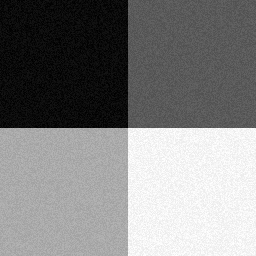
%> input picture FCMS1灰度图像/mmi3.png, 256 x 256 px
$ octave main_FCMS1.m   (GNU Octave 9; MATLAB toolbox functions it lacks are replaced by stand-ins)
%> lines starting %> are read from the running program, lines starting %| are printed output that depends on the picture; in (x1, y1, x2, y2) boxes, pixels count from 0 and x2, y2 are one past the last pixel; in counts of white or black regions, pixels touching at a corner belong together; the program's own positions count from 1
### FCMS1灰度图像/compute_mean_median.m
%计算二维直方图的子函数
function [I_mean,I_median]=compute_mean_median(I,r)
[m,n]=size(I);
I_median = medfilt2(I, [r,r]);
h = ones(r,r)/(r*r);
I_mean = filter2(h,I);
half_w=floor(r/2);
%扩展图像的边缘(按照镜子的方式)
extended_image1=[I(:,half_w:-1:1),I,I(:,end:-1:end-half_w-1)];   %扩展列
extended_image=[extended_image1(half_w:-1:1,:);extended_image1;extended_image1(end:-1:end-half_w-1,:)];  %扩展行

for i=[1,m]
    for j=1:n
        temp=extended_image(i:i+r-1,j:j+r-1);
        I_mean(i,j)=mean(temp(:));
        temp_sort = sort(temp(:));
        I_median(i,j)=temp_sort(ceil(r*r/2));
    end
end
for j=[1,n]
    for i=2:m-1
        temp=extended_image(i:i+r-1,j:j+r-1);
        I_mean(i,j)=mean(temp(:));
        temp_sort = sort(temp(:));
        I_median(i,j)=temp_sort(ceil(r*r/2));
    end
end

### FCMS1灰度图像/fcm_spatial_information.m
function [center, U, obj_fcn] = fcm_spatial_information(data,data_spatial,cluster_n, beta,options)


if nargin ~= 4 & nargin ~= 5,
	error('Too many or too few input arguments!');
end

data_n = size(data, 1);
in_n = size(data, 2);

% Change the following to set default options
default_options = [2;	% exponent for the partition matrix U
		300;	% max. number of iteration
		1e-5;	% min. amount of improvement
		1];	% info display during iteration

if nargin == 4,
	options = default_options;
else
	% If "options" is not fully specified, pad it with default values.
	if length(options) < 4,
		tmp = default_options;
		tmp(1:length(options)) = options;
		options = tmp;
	end
	% If some entries of "options" are nan's, replace them with defaults.
	nan_index = find(isnan(options)==1);
	options(nan_index) = default_options(nan_index);
	if options(1) <= 1,
		error('The exponent should be greater than 1!');
	end
end

expo = options(1);		% Exponent for U
max_iter = options(2);		% Max. iteration
min_impro = options(3);		% Min. improvement
display = options(4);		% Display info or not
% alfa=0.9;
obj_fcn = zeros(max_iter, 1);	% Array for objective function
U = initfcm(cluster_n, data_n);			% Initial fuzzy partition

% Main loop
for i = 1:max_iter,
	[U, center, obj_fcn(i)] = fcm_spatial_stepfcm(data,data_spatial, U, cluster_n, expo, beta);
	if display,
		fprintf('Iteration count = %d, obj. fcn = %f\n', i, obj_fcn(i));
	end
	% check termination condition
	if i > 1,
% 		if abs(obj_fcn(i) - obj_fcn(i-1)) < min_impro, break; end,
%         if norm(old_U-U,2) < min_impro, break; end,
        if norm(old_U-U,'fro') < min_impro, break; end,
%          if norm(old_center-center,2) < min_impro, break; end,
    end
    old_U = U;
    old_center = center;
end

iter_n = i;	% Actual number of iterations
% obj_fcn(iter_n+1:max_iter) = [];
mf = old_U.^expo;       % 隶属度矩阵进行指数运算结果
dist = distfcm(old_center, data);       % 计算距离矩阵
obj_fcn = sum(sum((dist.^2).*mf));  % 计算目标函数值

### FCMS1灰度图像/main_FCMS1.m
clear
 noise_num=[0.001;0.002;0.006;0.01];%高斯噪声系数
% noise_num=[0.002;0.006;0.01];%椒盐噪声系数
%
% noise_num=[0.02;0.05;0.1];
noise_type='guass';
% noise_type='salt';
% % noise_type='no_noise';
% noise_num=0.05;
for ii=1:3
    noise=noise_num(ii,:);

close all
clc
%% %%%%%%%%%%%%%%%选择图像%%%%%%%%%%%%%%%%%%%%%%%%%%%%%%%%%%%%%%
% [6 lines of commented-out code are left out]
 I=imread('mmi3.png');
%> I is the input picture: size 256x256 uint8; min 0, max 255, mean 128.8
% [18 lines of commented-out code are left out]


if size(I,3) == 3
   I=rgb2gray(I);
else
end
I=im2double(I);
%> I: size 256x256 double
figure;imshow(I);title('(a)原始图像');imwrite(I,'1.jpg');
% [7 lines of commented-out code are left out]
 I=imnoise(I,'salt & pepper',noise); %加椒盐噪图

figure;imshow(I);title('(b)加噪图像');imwrite(I,'2.jpg');
[m,n]=size(I);
%> m = 256; n = 256

% k=3;
k=4;
r=3;
m_index=2;
beta=6;

[I_mean,I_median]=compute_mean_median(I,r);%扩展邻域
%> in compute_mean_median, `I_mean = filter2(h,I);`:
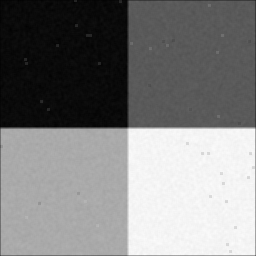
%> I_mean: size 256x256 double; min 0.0105, max 0.988, mean 0.502
%> after the loop in compute_mean_median, `for i=[1,m]`:
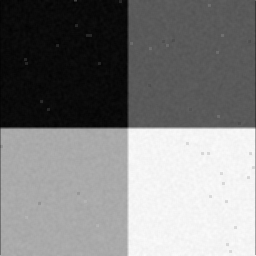
%> I_mean: size 256x256 double; 0.78% of pixels changed, all inside (x1, y1, x2, y2) = (0, 0, 256, 256)
%> after the loop in compute_mean_median, `for i=[1,m]`: I_median: size 256x256 double; min 0, max 0.996, mean 0.505; mean of the top-left, top-right, bottom-left and bottom-right quarters 0.0397, 0.353, 0.666, 0.96
%> after the loop in compute_mean_median, `for j=[1,n]`:
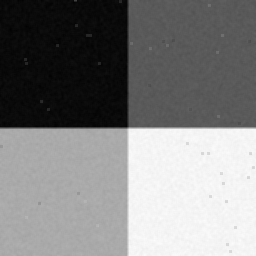
%> I_mean: size 256x256 double; 0.78% of pixels changed, all inside (x1, y1, x2, y2) = (0, 1, 256, 255)
%> after the loop in compute_mean_median, `for j=[1,n]`: I_median: size 256x256 double; min 0.00392, max 0.996, mean 0.505
% I_median=double(I_median);

I4 = I(:);  %% 将图像灰度按列排列
X_spatial_mean = I_mean(:);
% X_spatial_median = I_median(:);

%% ------------------------ fcm_spatial_mean------------------------
fcm_spatial_mean_label=zeros(m*n,1);
t=cputime;
tic;
[O2, U2, obj_fcn2] = fcm_spatial_information(I4,X_spatial_mean, k, beta,m_index);
%> the run ends on the next line
